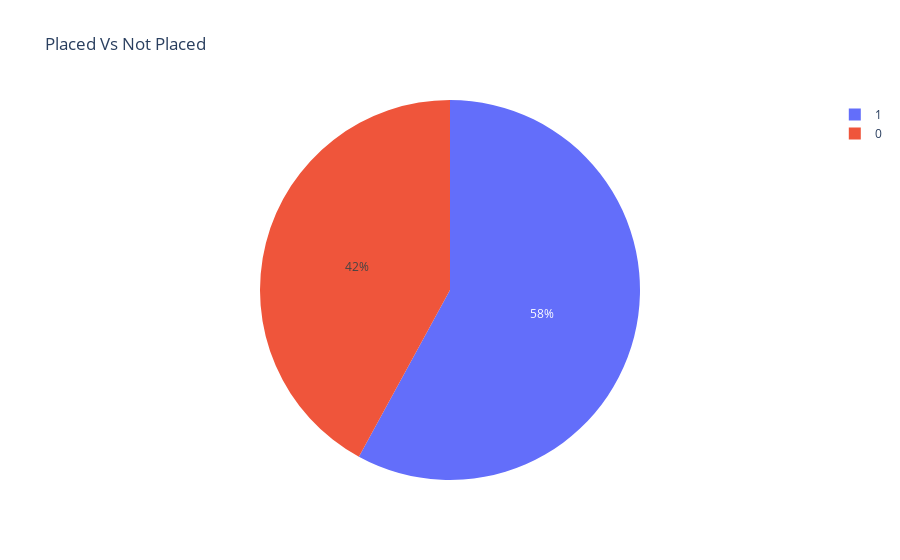

The notebook cell saved with this chart:
### Markdown cell above
### Pie Chart: Percentage pie chart of placed or not Placed

### Code cell
figure = px.pie(dataframe, values=dataframe['PlacedOrNot'].value_counts().values, names=dataframe['PlacedOrNot'].value_counts().index, title='Placed Vs Not Placed')  
figure.show()

### Figure 1 — Plotly figure (JSON) as saved in the notebook; plotly's stock layout.template omitted (floating-point values rounded to 4 significant figures)
{"data": [{"domain": {"x": [0, 1], "y": [0, 1]}, "hovertemplate": "label=%{label}<br>value=%{value}<extra></extra>", "labels": [1, 0], "legendgroup": "", "name": "", "showlegend": true, "type": "pie", "values": [659, 478]}], "layout": {"legend": {"tracegroupgap": 0}, "title": {"text": "Placed Vs Not Placed"}}}
